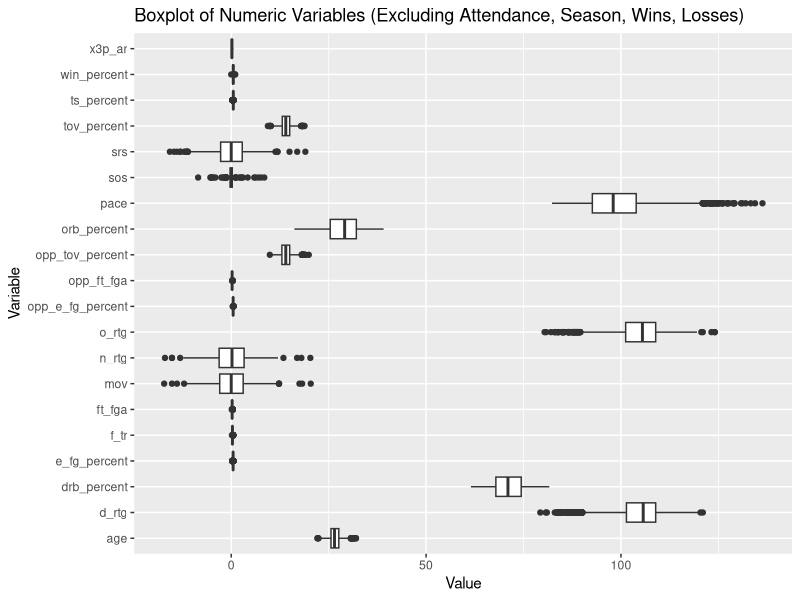
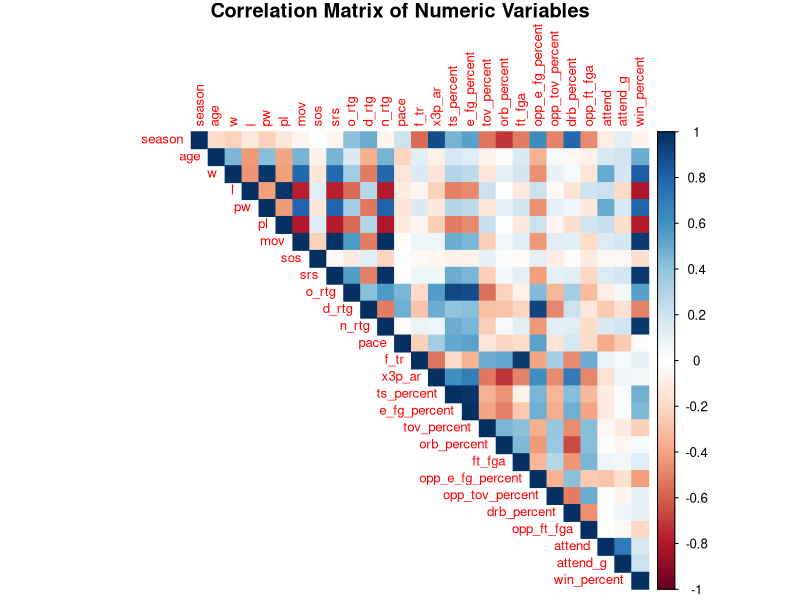
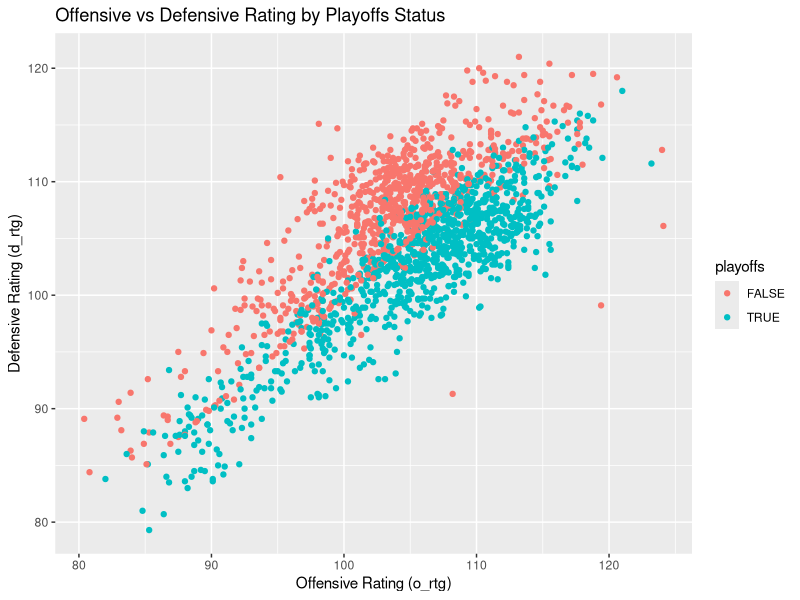

Generate these figures, in order, with R:
# Load necessary libraries
library(tidyverse)
library(corrplot)

# Import CSV file
team_data <- read.csv("Team Summaries.csv")

# Assuming team_data has columns 'w' for wins and 'l' for losses
team_data <- team_data %>%
  mutate(win_percent = w / (w + l))

# Display the first few rows of the data
head(team_data)

# Data summary to get an overview
summary(team_data)

# Correlation matrix
# Select only numeric columns for correlation analysis
numeric_cols <- team_data %>%select_if(is.numeric)

# Select numeric columns, excluding large attributes
numeric_cols_excl <- team_data %>% select(-w, -l, -pw, -pl, -season, -attend, -attend_g) %>% select_if(is.numeric)

# Reshape data for plotting
numeric_data <- gather(numeric_cols_excl, key = "Variable", value = "Value")

# Plot boxplots for each numeric column
ggplot(numeric_data, aes(x = Variable, y = Value)) +
  geom_boxplot() +
  coord_flip() + # Rotate for readability
  labs(title = "Boxplot of Numeric Variables (Excluding Attendance, Season, Wins, Losses)", x = "Variable", y = "Value")

# Calculate the correlation matrix
cor_matrix <- cor(numeric_cols, use = "complete.obs")

# Plot the correlation matrix
corrplot(cor_matrix, method = "color", type = "upper", tl.cex = 0.8, 
         title = "Correlation Matrix of Numeric Variables", mar=c(0,0,1,0))

# Visual exploration: scatter plot of offensive rating vs. defensive rating
ggplot(team_data, aes(x = o_rtg, y = d_rtg, color = playoffs)) +
  geom_point() +
  labs(title = "Offensive vs Defensive Rating by Playoffs Status",
       x = "Offensive Rating (o_rtg)",
       y = "Defensive Rating (d_rtg)")

# Hypothesis test example: Are playoff teams older on average?
playoff_age <- team_data %>%
  filter(playoffs == 1) %>%
  pull(age)

non_playoff_age <- team_data %>%
  filter(playoffs == 0) %>%
  pull(age)

t.test(playoff_age, non_playoff_age, alternative = "two.sided")

# Save the summary table to a CSV
summary_table <- summary(team_data)
write.csv(summary_table, "Team_Summaries_Summary.csv")
